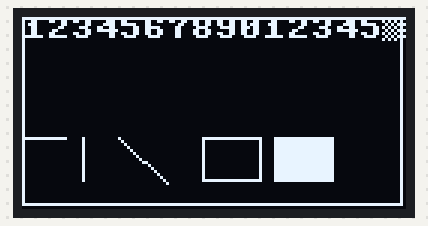
The program below on a simulated pyboard running MicroPython. Shown: 128×64 one-colour display. Library files of the repository ran but are not shown: ssd1306.py. At 0.3 s the program stops and its outputs stay as they are.

Above: at 0.3 s.

The program:

oled_ssd1306.py
```python
# Esp8266的Pin5一般指芯片上的D1针脚、Pin4一般是指D2针脚

from machine import SoftI2C, Pin
from ssd1306 import SSD1306_I2C
import time


# i2c = SoftI2C(scl=Pin(25), sda=Pin(26), freq=100000)  #Init i2c, 为了后续改进方便, 使用了hardwareI2C的指定接口
i2c = SoftI2C(scl=Pin(18), sda=Pin(19), freq=100000)  #Init i2c, 为了后续改进方便, 使用了hardwareI2C的指定接口
oled = SSD1306_I2C(128, 64, i2c) #创建oled对象

# 我们的库和hardwareI2C并不配套, 所以下面的代码并不能用
# i2c = I2C(0, scl=Pin(18), sda=Pin(19), freq=100000)  #Init i2c  如果是esp32，SCL接22口、SDA接21口
# oled = SSD1306_I2C(128, 64, i2c) #创建oled对象

oled.rect(0, 0, 127, 63, 1)
oled.show()

# oled.text("SSD1306 Test",0,0)         #在指定坐标显示内容
# oled.text("12345678ABCDEFGH",0,16)
# oled.text("abcdefgh,.?!@#$%",0,26)
oled.text("123456789012345\n123456789012345",0,0)

# 功能演示：
oled.pixel(127,0,1)              #画点：  X坐标，y坐标
oled.hline(0,40,15,1)            #画横线： X坐标，y坐标，宽度多少像素，颜色1
oled.vline(20,40,15,1)           #画竖线： X坐标，y坐标，高度多少像素，颜色1
oled.line(32,40, 48,55, 1)       #画两点之间的线：起点Xy坐标，终点xy坐标，颜色1
oled.rect(60,40, 20,15, 1)       #画矩形： X坐标，y坐标，宽度，调试，颜色1
oled.fill_rect(84,40, 20,15, 1)  #画矩形并填充：  X坐标，y坐标，宽度，调试，颜色1
#lcd.scroll(10,10)              #图像复制移位： 右移几个像素、下移几个像素

#正式显示
oled.show()
```
